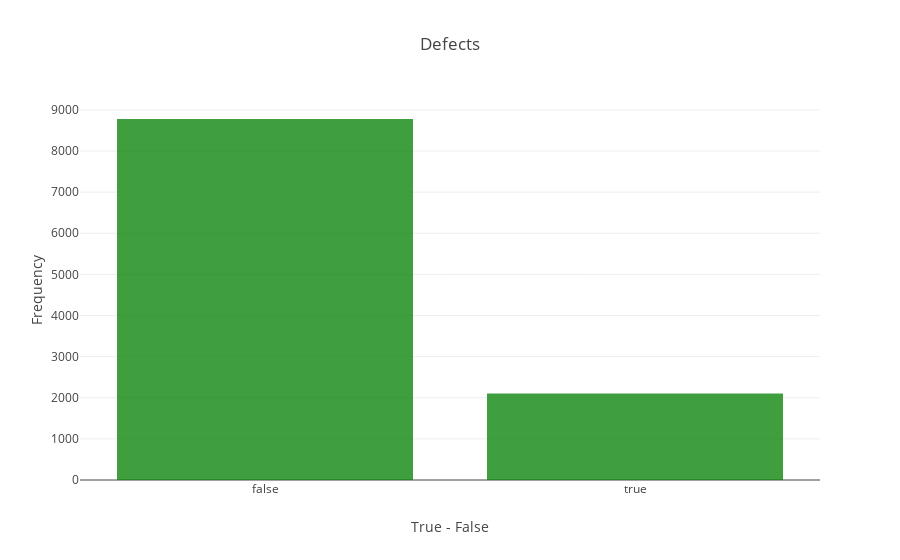

The notebook cell this image was saved under:
### Markdown cell above
> * **Histogram**

### Code cell
trace = go.Histogram(
    x = data.defects,
    opacity = 0.75,
    name = "Defects",
    marker = dict(color = 'green'))

hist_data = [trace]
hist_layout = go.Layout(barmode='overlay',
                   title = 'Defects',
                   xaxis = dict(title = 'True - False'),
                   yaxis = dict(title = 'Frequency'),
)
fig = go.Figure(data = hist_data, layout = hist_layout)
iplot(fig)

### Figure 1 — Plotly figure (JSON) as saved in the notebook; plotly's stock layout.template omitted (floating-point values rounded to 4 significant figures; data arrays with more than 128 entries replaced by an {"elided": "..."} marker saying what was removed)
{"data": [{"marker": {"color": "green"}, "name": "Defects", "opacity": 0.75, "type": "histogram", "uid": "8a11bb03-54ed-496f-b2b9-839b32509c1f", "x": {"elided": "10885 bool values"}}], "layout": {"barmode": "overlay", "title": "Defects", "xaxis": {"title": "True - False"}, "yaxis": {"title": "Frequency"}}}
